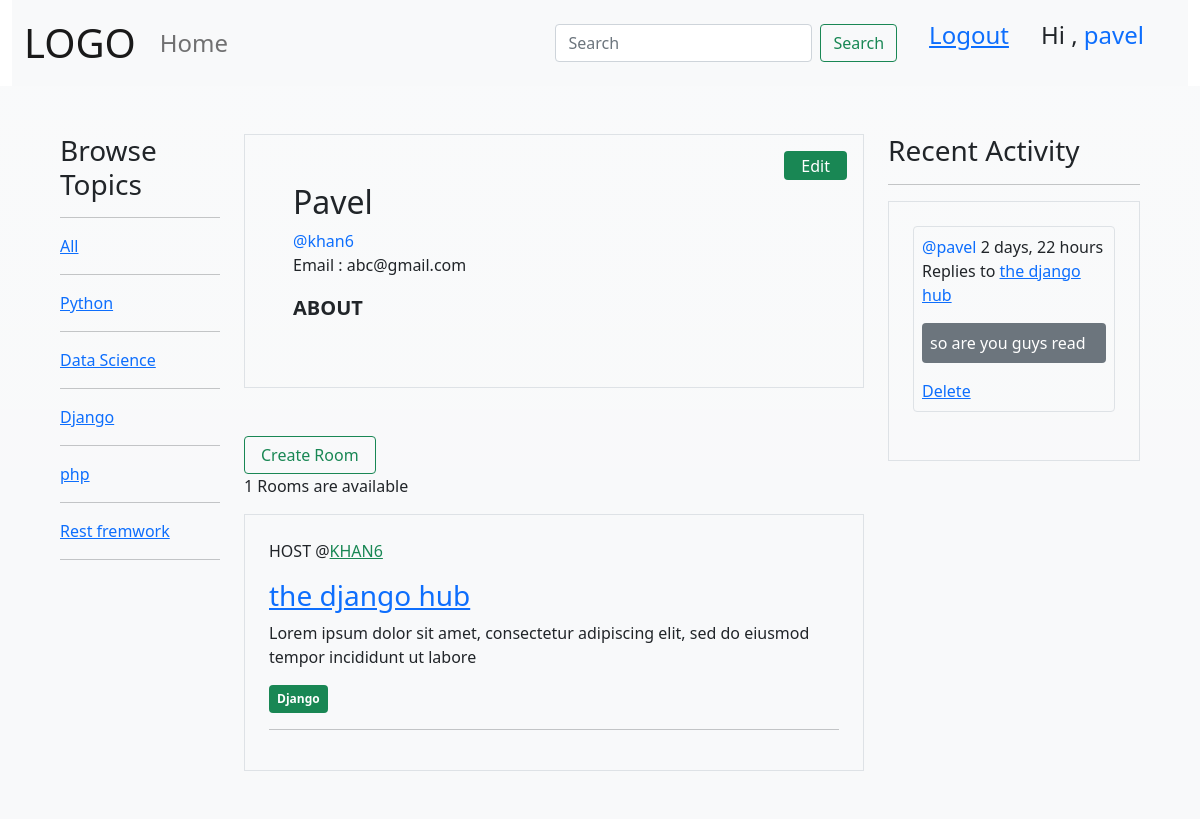
The app's page /profile/5/ (signed in) with its own data.
### base/models.py (models this page shows, shortened)
class CustomUser(AbstractUser):
  name = models.CharField(max_length=200, null= True)
  email = models.EmailField(unique = True)
  bio = models.TextField()
  USERNAME_FIELD = 'email'
  REQUIRED_FIELDS = []
  objects = CustomUserManager()
  def __str__(self):
    return str(self.name)

class TopicModel(models.Model):
  name = models.CharField(max_length=200)

class RoomModel(models.Model):
  host = models.ForeignKey(CustomUser, on_delete=models.SET_NULL, null=True)
  topic = models.ForeignKey('TopicModel', on_delete=models.SET_NULL, null=True)
  name = models.CharField(max_length=200)
  description = models.TextField(null=True, blank=True)
  participants = models.ManyToManyField(CustomUser, related_name='participants', blank=True)
  updated = models.DateTimeField(auto_now=True)
  created = models.DateTimeField(auto_now_add=True)
  class Meta:
    ordering = ['-updated','-created']
  def __str__(self):
      return self.name

class MassageModel(models.Model):
  user = models.ForeignKey(CustomUser, on_delete=models.CASCADE)
  room = models.ForeignKey("RoomModel", on_delete=models.CASCADE)
  body = models.TextField()
  updated = models.DateTimeField(auto_now=True, null=True, blank=True)
  created = models.DateTimeField(auto_now_add=True, null=True, blank=True)
  def __str__(self):
      return self.body[0:20]

### base/views.py (the view)
# urls.py: path('profile/<str:pk>/', views.userProfile, name='profile'),
@login_required(login_url='userlogin')
def userProfile(request,pk):
  user = CustomUser.objects.get(id=pk)
  rooms = user.roommodel_set.all()
  rooms_count = rooms.count()
  room_massage = user.massagemodel_set.all()
  topics = TopicModel.objects.all()
  context={'user':user, 'rooms': rooms, 'room_massage': room_massage, 'topics': topics, 'rooms_count':rooms_count}
  return render(request, "profile.html",context)

### base/templates/profile.html
{% extends 'main.html' %} {% block content %}
<div class="row mx-5 py-5">
  <div class="col-2">{% include 'topic_component.html' %}</div>
  <div class="col-7">
    <div class="position-relative border p-5 mb-5">
      <div class="position-absolute top-0 end-0">
        {% if request.user == user %}
        <a
          class="btn badge bg-success px-3 m-3 fs-6 fw-normal"
          href="{% url 'update_profile' user.id %}"
          >Edit</a
        >
        {% endif %}
      </div>
      <h2 class="text-capitalize">{{user.name}}</h2>
      <a
        href="{% url 'profile' user.id %}"
        class="d-block text-primary text-decoration-none"
        >@{{user.username}}</a
      >
      <p>Email : {{user.email}}</p>
      <p>
        <span class="d-block text-uppercase fs-5 fw-bold">about</span
        >{{user.bio}}
      </p>
    </div>
    {% include 'feed_component.html' %}
  </div>
  <div class="col-3">{% include 'recent_activity_component.html' %}</div>
</div>
{% endblock content %}

### templates/navbar.html (shortened to what this page needs)
<div class="container-fluid ">
  <nav class="navbar navbar-expand-lg navbar-light bg-light align-items-center">
    <div class="container-fluid">
      <a class="navbar-brand fs-1" href="{% url 'home' %}">LOGO</a>
      <div class="collapse navbar-collapse" id="navbarSupportedContent">
        <ul class="navbar-nav me-auto mb-2 mb-lg-0">
          <li class="nav-item">
            <a
              class="nav-link fs-4"
              href="{% url 'home' %}"
              >Home</a
            >
          </li>
        </ul>
        <form class="d-flex" method="GET" action="{% url 'home' %}">
          <input
            class="form-control me-2"
            type="search"
            placeholder="Search"
            aria-label="Search"
            name="q"
          />
          <button class="btn btn-outline-success" type="submit">Search</button>
        </form>
        <div class="d-flex mx-3 fs-4">
          {% if request.user.is_authenticated %}
          <a class="mx-3" href="{% url 'userlogout' %}">Logout</a>
          <p class="mx-3 " >Hi ,<a href="{% url 'profile' request.user.id %}" class="text-decoration-none" > {{request.user}}</a></p>
          {% else %}
          <a class="mx-3" href="{% url 'userlogin' %}">Login</a>
          <a class="mx-3" href="{% url 'userregister' %}"> Register </a>
          {% endif %}
        </div>
      </div>
    </div>
  </nav>
</div>

### base/templates/topic_component.html
<h3>Browse Topics</h3>
<hr />
<a href="{% url 'home' %}">All</a>
<hr />
{% for topic in topics %}
<a href="{% url 'home' %}?q={{topic.name}}">{{topic.name}}</a>
<hr />
{% endfor %}

### base/templates/feed_component.html
{% if request.user.is_authenticated %}
<a class="btn btn-outline-success px-3" href="{% url 'create_room' %}">Create Room</a>
{% endif %}
<p>{{rooms_count}} Rooms are available</p>
{% for room in rooms %}
<div class="border p-4">
  <p class="text-uppercase">Host @<a href="{% url 'profile' room.host.id %}" class="link-success link-offset-2 link-underline-opacity-25 link-underline-opacity-100-hover">{{room.host.username}}</a></p>
  <h3><a href="{% url 'room' room.id %}">{{room.name}}</a></h3>
  <p>{{room.description}}</p>
  <span class="badge bg-success p-2">{{room.topic.name}}</span>
  <hr />
</div>
{% endfor %}

### base/templates/recent_activity_component.html (shortened to what this page needs)
<h3>Recent Activity</h3>
<hr />
<div class="border p-4">
  {% for massages in room_massage %}
  <div class="border rounded-2 p-2 mb-4">
    <a href="{% url 'profile' massages.user.id %}" class="text-primary text-decoration-none">@{{massages.user}}</a>
    <span>{{massages.updated|timesince}}</span>
    <p>
      Replies to <a href="{% url 'room' massages.room.id">{{massages.room}}</a>
    </p>
    <p class="text-white bg-secondary rounded-2 p-2">{{massages}}</p>
    {% if request.user == massages.user %}
    <a href="{% url 'delete_massage' massages.id %}">Delete</a>
  </div>
  {% endfor %}
</div>

### records on screen
CustomUser: user "pavel", name "Pavel", username "khan6", email "abc@gmail.com"
TopicModel: name "Python"
TopicModel: name "Data Science"
TopicModel: name "Django"
TopicModel: name "php"
TopicModel: name "Rest fremwork"
RoomModel: host.username "KHAN6", name "the django hub", description "Lorem ipsum dolor sit amet, consectetur adipiscing elit, sed do eiusmod tempor incididunt ut labore", topic.name "Django"
MassageModel: user "pavel", updated "2 days, 22 hours", room "the django hub", body "so are you guys read", shows "Delete"

### other values on screen
{{ rooms_count }} "1"
